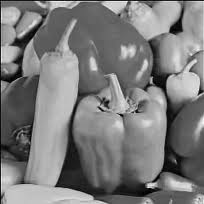
%> input picture grocery.jpg, 204 x 204 px
$ octave Canny_ED.m   (GNU Octave 9; MATLAB toolbox functions it lacks are replaced by stand-ins)
%> lines starting %> are read from the running program, lines starting %| are printed output that depends on the picture; in (x1, y1, x2, y2) boxes, pixels count from 0 and x2, y2 are one past the last pixel; in counts of white or black regions, pixels touching at a corner belong together; the program's own positions count from 1
% Initialization
close all;
clear all;
clc;

% Read and display the input image
image1 = imread('grocery.jpg');
%> image1 is the input picture: size 204x204x3 uint8; min 0, max 246, mean 123.2
imshow(image1);

% Convert the image to grayscale and to double precision
Img = rgb2gray(image1); % converting the rgb image to a gray level image
Img = im2double(Img);
%> Img: size 204x204 double

% Apply a Gaussian filter to smooth the image
gaussian = [1 2 1; 2 4 2; 1 2 1];
gaussian = gaussian / sum(gaussian(:)); % Normalize the Gaussian filter
g_image = imfilter(Img, gaussian);

% Apply Sobel operator to get gradients
sobel_x = [-1 0 1; -2 0 2; -1 0 1];
sobel_y = [1 2 1; 0 0 0; -1 -2 -1];

s_g_image_grad_x = conv2(g_image, sobel_x, 'same');
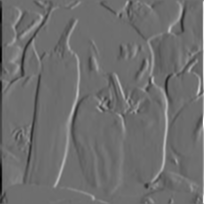
%> s_g_image_grad_x: size 204x204 double; min -2.76, max 3.59, mean -0.00461; drawn with min black and max white
s_g_image_grad_y = conv2(g_image, sobel_y, 'same');
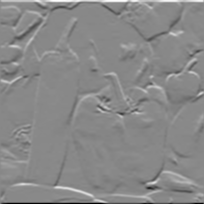
%> s_g_image_grad_y: size 204x204 double; min -3.17, max 2.75, mean 0.00475; drawn with min black and max white

% Compute the gradient magnitude
mag_image = sqrt(s_g_image_grad_x.^2 + s_g_image_grad_y.^2);

% Compute the gradient direction
[r, c] = size(Img);
%> r = 204; c = 204
ornt_img = atan2(s_g_image_grad_y, s_g_image_grad_x) + (pi / 2);
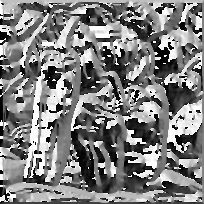
%> ornt_img: size 204x204 double; min -1.57, max 4.71, mean 1.59; drawn with min black and max white

% Non-maximum suppression
for m = 2:r-1
    for n = 2:c-1
        direction = ornt_img(m, n);
        if (direction >= 0 && direction < pi / 4)
            inter_distance = tan(direction);
            value1 = (1 - inter_distance) * mag_image(m-1, n) + inter_distance * mag_image(m-1, n-1);
            value2 = (1 - inter_distance) * mag_image(m+1, n) + inter_distance * mag_image(m+1, n+1);
        elseif (direction >= pi / 4 && direction < pi / 2)
            inter_distance = tan(direction - pi / 4);
            value1 = (1 - inter_distance) * mag_image(m-1, n-1) + inter_distance * mag_image(m, n-1);
            value2 = (1 - inter_distance) * mag_image(m+1, n+1) + inter_distance * mag_image(m, n+1);
        elseif (direction >= pi / 2 && direction < 3 * pi / 4)
            inter_distance = tan(direction - pi / 2);
            value1 = (1 - inter_distance) * mag_image(m, n-1) + inter_distance * mag_image(m+1, n-1);
            value2 = (1 - inter_distance) * mag_image(m, n+1) + inter_distance * mag_image(m-1, n+1);
        else
            inter_distance = tan(direction - 3 * pi / 4);
            value1 = (1 - inter_distance) * mag_image(m+1, n-1) + inter_distance * mag_image(m+1, n);
            value2 = (1 - inter_distance) * mag_image(m-1, n+1) + inter_distance * mag_image(m-1, n);
        end

        if (mag_image(m, n) < value1 || mag_image(m, n) < value2)
            mag_image(m, n) = 0;
        end
    end
end
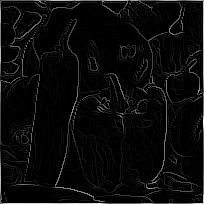
%> mag_image: size 204x204 double; min 0, max 3.59, mean 0.146; drawn with min black and max white
%> after the loop, inter_distance = 0.736; value1 = 0; value2 = 2.88

figure, imshow(mag_image), title('Non-Maximum Suppression'), impixelinfo;

% Double thresholding
low_thres = 0.1;
high_thres = 0.3;

edges = zeros(r, c);
strong_edges = mag_image > high_thres;
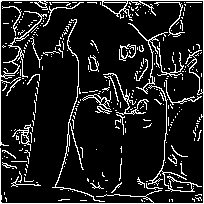
%> strong_edges: size 204x204 logical; 12.4% white in thin lines or dots
weak_edges = (mag_image > low_thres) & (mag_image <= high_thres);
%> weak_edges: size 204x204 logical; 10.4% white in thin lines or dots

edges(strong_edges) = 1;
%> edges: size 204x204 double; values 0 (black) and 1 (white), 12.4% white in thin lines or dots
edges(weak_edges) = 0.5;
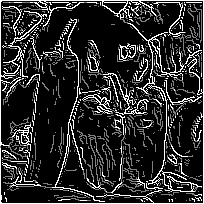
%> edges: size 204x204 double; min 0, max 1, mean 0.176

% Edge tracking by hysteresis
for m = 2:r-1
    for n = 2:c-1
        if edges(m, n) == 0.5
            if any(any(edges(m-1:m+1, n-1:n+1) == 1))
                edges(m, n) = 1;
            else
                edges(m, n) = 0;
            end
        end
    end
end
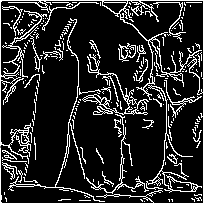
%> edges: size 204x204 double; 10.35% of pixels changed, all inside (x1, y1, x2, y2) = (2, 2, 203, 201)

figure, imshow(edges), title('Canny Edge Detection');
